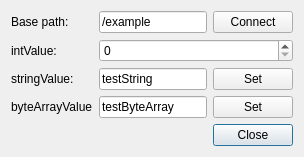
<?xml version="1.0" encoding="UTF-8"?>
<ui version="4.0">
 <class>ProviderDialog</class>
 <widget class="QDialog" name="ProviderDialog">
  <property name="geometry">
   <rect>
    <x>0</x>
    <y>0</y>
    <width>300</width>
    <height>150</height>
   </rect>
  </property>
  <property name="windowTitle">
   <string>Provider</string>
  </property>
  <layout class="QGridLayout" name="gridLayout">
   <item row="0" column="0">
    <widget class="QLabel" name="label">
     <property name="text">
      <string>Base path:</string>
     </property>
     <property name="buddy">
      <cstring>basePath</cstring>
     </property>
    </widget>
   </item>
   <item row="0" column="1">
    <widget class="QLineEdit" name="basePath">
     <property name="sizePolicy">
      <sizepolicy hsizetype="MinimumExpanding" vsizetype="Fixed">
       <horstretch>0</horstretch>
       <verstretch>0</verstretch>
      </sizepolicy>
     </property>
     <property name="text">
      <string>/example</string>
     </property>
    </widget>
   </item>
   <item row="1" column="0">
    <widget class="QLabel" name="label_2">
     <property name="text">
      <string>intValue:</string>
     </property>
     <property name="buddy">
      <cstring>intValue</cstring>
     </property>
    </widget>
   </item>
   <item row="1" column="1" colspan="2">
    <widget class="QSpinBox" name="intValue">
     <property name="sizePolicy">
      <sizepolicy hsizetype="MinimumExpanding" vsizetype="Fixed">
       <horstretch>0</horstretch>
       <verstretch>0</verstretch>
      </sizepolicy>
     </property>
    </widget>
   </item>
   <item row="2" column="0">
    <widget class="QLabel" name="label_3">
     <property name="text">
      <string>stringValue:</string>
     </property>
     <property name="buddy">
      <cstring>stringValue</cstring>
     </property>
    </widget>
   </item>
   <item row="2" column="1">
    <widget class="QLineEdit" name="stringValue">
     <property name="sizePolicy">
      <sizepolicy hsizetype="MinimumExpanding" vsizetype="Fixed">
       <horstretch>0</horstretch>
       <verstretch>0</verstretch>
      </sizepolicy>
     </property>
     <property name="text">
      <string>testString</string>
     </property>
    </widget>
   </item>
   <item row="6" column="0" colspan="3">
    <widget class="QDialogButtonBox" name="buttonBox">
     <property name="orientation">
      <enum>Qt::Horizontal</enum>
     </property>
     <property name="standardButtons">
      <set>QDialogButtonBox::Close</set>
     </property>
    </widget>
   </item>
   <item row="4" column="0" colspan="3">
    <spacer name="verticalSpacer">
     <property name="orientation">
      <enum>Qt::Vertical</enum>
     </property>
     <property name="sizeHint" stdset="0">
      <size>
       <width>20</width>
       <height>196</height>
      </size>
     </property>
    </spacer>
   </item>
   <item row="0" column="2">
    <widget class="QPushButton" name="connectButton">
     <property name="text">
      <string>Connect</string>
     </property>
    </widget>
   </item>
   <item row="2" column="2">
    <widget class="QPushButton" name="setStringButton">
     <property name="text">
      <string>Set</string>
     </property>
    </widget>
   </item>
   <item row="3" column="0">
    <widget class="QLabel" name="label_4">
     <property name="text">
      <string>byteArrayValue</string>
     </property>
    </widget>
   </item>
   <item row="3" column="1">
    <widget class="QLineEdit" name="byteArrayValue">
     <property name="text">
      <string>testByteArray</string>
     </property>
    </widget>
   </item>
   <item row="3" column="2">
    <widget class="QPushButton" name="setByteArrayButton">
     <property name="text">
      <string>Set</string>
     </property>
    </widget>
   </item>
  </layout>
 </widget>
 <resources/>
 <connections>
  <connection>
   <sender>buttonBox</sender>
   <signal>accepted()</signal>
   <receiver>ProviderDialog</receiver>
   <slot>accept()</slot>
   <hints>
    <hint type="sourcelabel">
     <x>248</x>
     <y>254</y>
    </hint>
    <hint type="destinationlabel">
     <x>157</x>
     <y>274</y>
    </hint>
   </hints>
  </connection>
  <connection>
   <sender>buttonBox</sender>
   <signal>rejected()</signal>
   <receiver>ProviderDialog</receiver>
   <slot>reject()</slot>
   <hints>
    <hint type="sourcelabel">
     <x>316</x>
     <y>260</y>
    </hint>
    <hint type="destinationlabel">
     <x>286</x>
     <y>274</y>
    </hint>
   </hints>
  </connection>
 </connections>
</ui>
